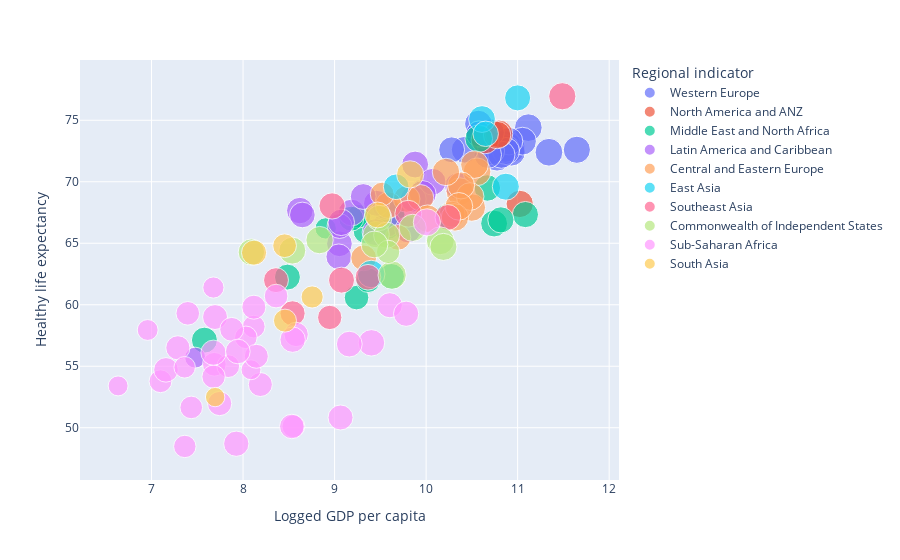

The notebook cell saved with this chart:
### Code cell
fig.show()

### Figure 1 — Plotly figure (JSON) as saved in the notebook; plotly's stock layout.template omitted (floating-point values rounded to 4 significant figures)
{"data": [{"hovertemplate": "Regional indicator=Western Europe<br>Logged GDP per capita=%{x}<br>Healthy life expectancy=%{y}<br>Social support=%{marker.size}<extra></extra>", "legendgroup": "Western Europe", "marker": {"color": "#636efa", "size": [0.954, 0.954, 0.942, 0.983, 0.942, 0.954, 0.934, 0.908, 0.934, 0.903, 0.947, 0.934, 0.906, 0.942, 0.931, 0.932, 0.88, 0.802, 0.879, 0.823, 0.82], "sizemode": "area", "sizeref": 0.002458, "symbol": "circle"}, "mode": "markers", "name": "Western Europe", "orientation": "v", "showlegend": true, "type": "scatter", "x": [10.78, 10.93, 11.12, 10.88, 10.93, 11.05, 10.87, 11.65, 10.91, 10.87, 11.34, 10.71, 10.82, 10.7, 10.67, 10.57, 10.62, 10.58, 10.42, 10.28, 10.58], "xaxis": "x", "y": [72, 72.7, 74.4, 73, 72.4, 73.3, 72.7, 72.6, 73.3, 72.5, 72.4, 72.5, 72.2, 74, 72.2, 74.7, 73.8, 73.9, 72.6, 72.6, 73.9], "yaxis": "y"}, {"hovertemplate": "Regional indicator=North America and ANZ<br>Logged GDP per capita=%{x}<br>Healthy life expectancy=%{y}<br>Social support=%{marker.size}<extra></extra>", "legendgroup": "North America and ANZ", "marker": {"color": "#EF553B", "size": [0.948, 0.94, 0.926, 0.92], "sizemode": "area", "sizeref": 0.002458, "symbol": "circle"}, "mode": "markers", "name": "North America and ANZ", "orientation": "v", "showlegend": true, "type": "scatter", "x": [10.64, 10.8, 10.78, 11.02], "xaxis": "x", "y": [73.4, 73.9, 73.8, 68.2], "yaxis": "y"}, {"hovertemplate": "Regional indicator=Middle East and North Africa<br>Logged GDP per capita=%{x}<br>Healthy life expectancy=%{y}<br>Social support=%{marker.size}<extra></extra>", "legendgroup": "Middle East and North Africa", "marker": {"color": "#00cc96", "size": [0.939, 0.862, 0.844, 0.891, 0.843, 0.827, 0.822, 0.56, 0.802, 0.746, 0.71, 0.691, 0.848, 0.826, 0.767, 0.75, 0.832], "sizemode": "area", "sizeref": 0.002458, "symbol": "circle"}, "mode": "markers", "name": "Middle East and North Africa", "orientation": "v", "showlegend": true, "type": "scatter", "x": [10.57, 10.67, 11.09, 10.74, 10.82, 9.622, 10.24, 8.903, 9.342, 9.24, 9.584, 9.266, 9.626, 8.485, 9.182, 9.367, 7.578], "xaxis": "x", "y": [73.5, 69.5, 67.33, 66.6, 66.9, 62.3, 67.2, 66.21, 66.0, 60.58, 66.3, 67.2, 67.36, 62.25, 67, 62.0, 57.12], "yaxis": "y"}, {"hovertemplate": "Regional indicator=Latin America and Caribbean<br>Logged GDP per capita=%{x}<br>Healthy life expectancy=%{y}<br>Social support=%{marker.size}<extra></extra>", "legendgroup": "Latin America and Caribbean", "marker": {"color": "#ab63fa", "size": [0.891, 0.813, 0.925, 0.882, 0.831, 0.877, 0.896, 0.882, 0.762, 0.847, 0.864, 0.898, 0.812, 0.832, 0.821, 0.81, 0.893, 0.853, 0.861, 0.54], "sizemode": "area", "sizeref": 0.002458, "symbol": "circle"}, "mode": "markers", "name": "Latin America and Caribbean", "orientation": "v", "showlegend": true, "type": "scatter", "x": [9.88, 9.053, 9.966, 9.577, 9.859, 9.186, 10.35, 10.07, 9.054, 9.557, 8.62, 9.962, 8.648, 9.458, 9.313, 9.046, 9.448, 9.802, 9.073, 7.477], "xaxis": "x", "y": [71.4, 64.96, 69.1, 66.6, 68.6, 67.5, 69.65, 70, 66.4, 68.0, 67.66, 69, 67.3, 68.25, 68.8, 63.9, 65.9, 66.1, 66.7, 55.7], "yaxis": "y"}, {"hovertemplate": "Regional indicator=Central and Eastern Europe<br>Logged GDP per capita=%{x}<br>Healthy life expectancy=%{y}<br>Social support=%{marker.size}<extra></extra>", "legendgroup": "Central and Eastern Europe", "marker": {"color": "#FFA15A", "size": [0.947, 0.948, 0.821, 0.936, 0.935, 0.941, 0.898, 0.832, 0.873, 0.927, 0.943, 0.924, 0.87, 0.858, 0.931, 0.697, 0.805], "sizemode": "area", "sizeref": 0.002458, "symbol": "circle"}, "mode": "markers", "name": "Central and Eastern Europe", "orientation": "v", "showlegend": true, "type": "scatter", "x": [10.56, 10.53, 9.318, 10.37, 10.5, 10.48, 10.38, 10.28, 9.787, 10.31, 10.36, 10.22, 9.59, 9.94, 10.02, 9.52, 9.693], "xaxis": "x", "y": [70.81, 71.4, 63.81, 69.2, 67.91, 68.8, 69.7, 67.36, 68.6, 67.1, 68, 70.8, 68.1, 68.7, 67, 69.0, 65.47], "yaxis": "y"}, {"hovertemplate": "Regional indicator=East Asia<br>Logged GDP per capita=%{x}<br>Healthy life expectancy=%{y}<br>Social support=%{marker.size}<extra></extra>", "legendgroup": "East Asia", "marker": {"color": "#19d3f3", "size": [0.898, 0.884, 0.799, 0.935, 0.836, 0.811], "sizemode": "area", "sizeref": 0.002458, "symbol": "circle"}, "mode": "markers", "name": "East Asia", "orientation": "v", "showlegend": true, "type": "scatter", "x": [10.87, 10.61, 10.65, 9.4, 11, 9.673], "xaxis": "x", "y": [69.6, 75.1, 73.9, 62.5, 76.82, 69.59], "yaxis": "y"}, {"hovertemplate": "Regional indicator=Southeast Asia<br>Logged GDP per capita=%{x}<br>Healthy life expectancy=%{y}<br>Social support=%{marker.size}<extra></extra>", "legendgroup": "Southeast Asia", "marker": {"color": "#FF6692", "size": [0.915, 0.888, 0.83, 0.85, 0.817, 0.811, 0.728, 0.765, 0.779], "sizemode": "area", "sizeref": 0.002458, "symbol": "circle"}, "mode": "markers", "name": "Southeast Asia", "orientation": "v", "showlegend": true, "type": "scatter", "x": [11.49, 9.805, 9.076, 8.973, 10.24, 9.365, 8.947, 8.36, 8.541], "xaxis": "x", "y": [76.95, 67.4, 62, 68.03, 67.1, 62.24, 58.97, 62, 59.3], "yaxis": "y"}, {"hovertemplate": "Regional indicator=Commonwealth of Independent States<br>Logged GDP per capita=%{x}<br>Healthy life expectancy=%{y}<br>Social support=%{marker.size}<extra></extra>", "legendgroup": "Commonwealth of Independent States", "marker": {"color": "#B6E880", "size": [0.918, 0.952, 0.857, 0.893, 0.91, 0.903, 0.86, 0.799, 0.836, 0.983, 0.671, 0.888], "sizemode": "area", "sizeref": 0.002458, "symbol": "circle"}, "mode": "markers", "name": "Commonwealth of Independent States", "orientation": "v", "showlegend": true, "type": "scatter", "x": [8.836, 10.15, 9.454, 8.538, 9.853, 10.19, 8.091, 9.487, 9.569, 9.629, 9.585, 9.436], "xaxis": "x", "y": [65.25, 65.2, 65.7, 64.4, 66.25, 64.7, 64.28, 67.06, 65.66, 62.41, 64.3, 64.9], "yaxis": "y"}, {"hovertemplate": "Regional indicator=Sub-Saharan Africa<br>Logged GDP per capita=%{x}<br>Healthy life expectancy=%{y}<br>Social support=%{marker.size}<extra></extra>", "legendgroup": "Sub-Saharan Africa", "marker": {"color": "#FF97FF", "size": [0.905, 0.636, 0.644, 0.71, 0.71, 0.727, 0.641, 0.69, 0.489, 0.639, 0.86, 0.776, 0.672, 0.744, 0.74, 0.724, 0.781, 0.72, 0.688, 0.818, 0.619, 0.77, 0.626, 0.764, 0.795, 0.686, 0.569, 0.708, 0.63, 0.49, 0.702, 0.537, 0.787, 0.784, 0.552, 0.75], "sizemode": "area", "sizeref": 0.002458, "symbol": "circle"}, "mode": "markers", "name": "Sub-Saharan Africa", "orientation": "v", "showlegend": true, "type": "scatter", "x": [10.01, 8.117, 8.551, 8.189, 8.118, 8.58, 7.098, 7.686, 8.087, 7.838, 9.403, 9.603, 7.678, 7.158, 8.533, 7.744, 7.677, 7.288, 8.361, 9.161, 7.364, 9.065, 8.031, 7.694, 8.542, 7.396, 7.362, 8.145, 7.434, 6.635, 7.876, 6.958, 7.926, 9.782, 7.676, 7.943], "xaxis": "x", "y": [66.7, 58.22, 50.11, 53.52, 59.8, 57.59, 53.78, 55.16, 54.71, 55.01, 56.9, 59.96, 54.15, 54.71, 50.1, 51.97, 56.1, 56.5, 60.7, 56.8, 48.48, 50.83, 57.35, 59, 57.16, 59.3, 54.91, 55.81, 51.65, 53.4, 58.0, 57.95, 48.7, 59.27, 61.4, 56.2], "yaxis": "y"}, {"hovertemplate": "Regional indicator=South Asia<br>Logged GDP per capita=%{x}<br>Healthy life expectancy=%{y}<br>Social support=%{marker.size}<extra></extra>", "legendgroup": "South Asia", "marker": {"color": "#FECB52", "size": [0.774, 0.913, 0.693, 0.651, 0.827, 0.603, 0.463], "sizemode": "area", "sizeref": 0.002458, "symbol": "circle"}, "mode": "markers", "name": "South Asia", "orientation": "v", "showlegend": true, "type": "scatter", "x": [8.12, 9.826, 8.454, 8.458, 9.47, 8.755, 7.695], "xaxis": "x", "y": [64.23, 70.6, 64.8, 58.71, 67.3, 60.63, 52.49], "yaxis": "y"}], "layout": {"autosize": true, "legend": {"itemsizing": "constant", "title": {"text": "Regional indicator"}, "tracegroupgap": 0}, "margin": {"t": 60}, "xaxis": {"anchor": "y", "autorange": true, "domain": [0, 1], "range": [6.127, 12.23], "title": {"text": "Logged GDP per capita"}, "type": "linear"}, "yaxis": {"anchor": "x", "autorange": true, "domain": [0, 1], "range": [44.49, 81.35], "title": {"text": "Healthy life expectancy"}, "type": "linear"}}}
